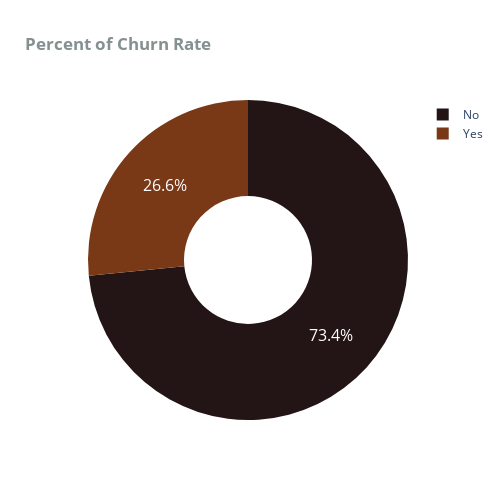

Notebook code cell kept with this figure:
### Code cell
# Target variable , churn rate
fig = go.Figure(go.Pie(labels=['No','Yes'],values=data.Churn.value_counts(),name='Churn'))# plot in pie chart
fig.update_traces(hole=.4, hoverinfo="label+percent", textfont_size=16,marker={'colors':color_sequence}) # tooltip for label and percentage
# hole size foe making donut chart
fig.update_layout(height=500, width=500, title_text='<b style="color:#859091;">Percent of Churn Rate</b>')# title
fig.show()

### Figure 1 — Plotly figure (JSON) as saved in the notebook; plotly's stock layout.template omitted (floating-point values rounded to 4 significant figures)
{"data": [{"hole": 0.4, "hoverinfo": "label+percent", "labels": ["No", "Yes"], "marker": {"colors": ["#231515", "#793916", "#D33F00", "#B7D7D7", "#859091"]}, "name": "Churn", "textfont": {"size": 16}, "type": "pie", "values": [5163, 1869]}], "layout": {"height": 500, "title": {"text": "<b style=\"color:#859091;\">Percent of Churn Rate</b>"}, "width": 500}}
